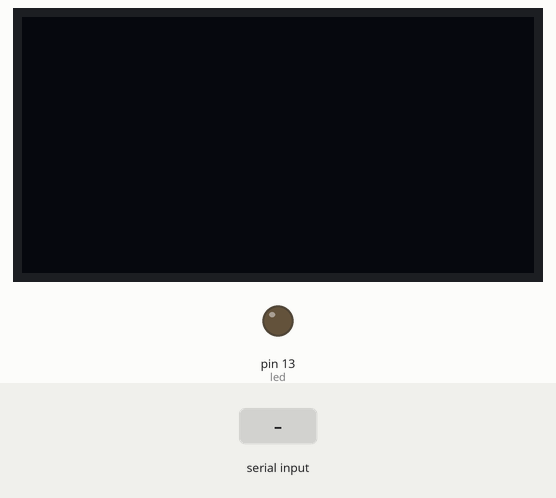
A sketch run on a simulated Arduino Mega 2560, built with avr-gcc and run on an emulated ATmega2560. Shown: 128×64 one-colour display, output pins drawn as LEDs (lit = HIGH). Inputs (shaded band) come from the test bench.

Above: at 1.2 s.
1.3 s: "1" received over the second serial link
At 3.0 s:
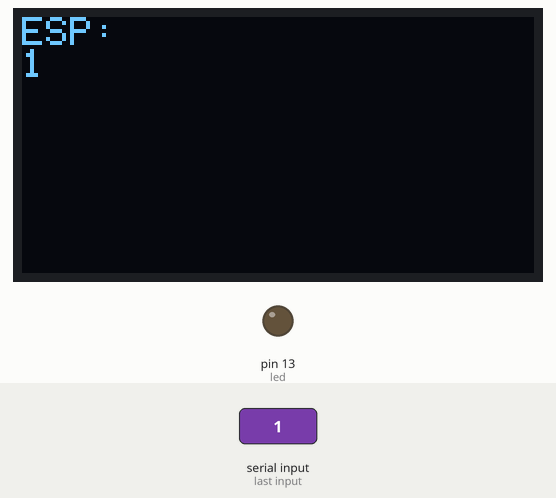
3.8 s: "0" received over the second serial link
At 6.0 s:
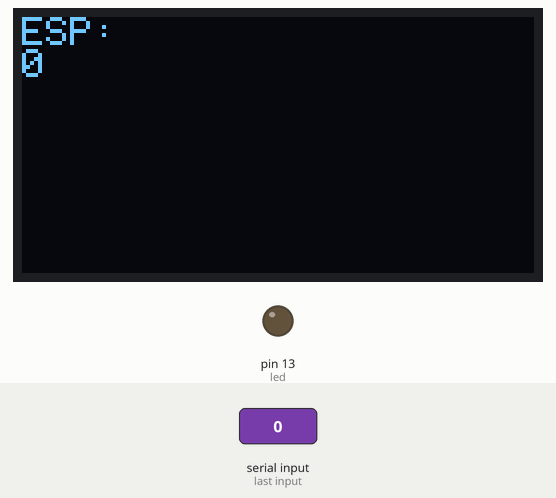
6.3 s: "2" received over the second serial link
Timing chart, 0 to 9.3 s (numbered marks = the images above; inputs shaded):
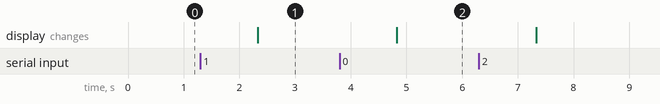

Measured:
- after the input at 1.3 s, the display: changes after 1.0 s (image 1)
- after the input at 3.8 s, the display: changes after 1.0 s (image 2)

The sketch:

mega.ino
```cpp
#include <Wire.h>
#include <Adafruit_GFX.h>
#include <Adafruit_SSD1306.h>
#define led LED_BUILTIN

Adafruit_SSD1306 oled(128, 64, &Wire, -1);

void setup()
{
    Serial1.begin(115200);
    oled.begin(SSD1306_SWITCHCAPVCC, 0x3C);
    oled.clearDisplay();
    oled.display();
    pinMode(led, OUTPUT);
}

void loop()
{
    if (Serial1.available() > 0)
    {
        oled.clearDisplay();
        oled.setTextColor(WHITE);
        oled.setCursor(0, 0);
        oled.println("ESP:\n" + Serial1.readString());
        oled.display();
    }
    digitalWrite(led, LOW);
}
```
